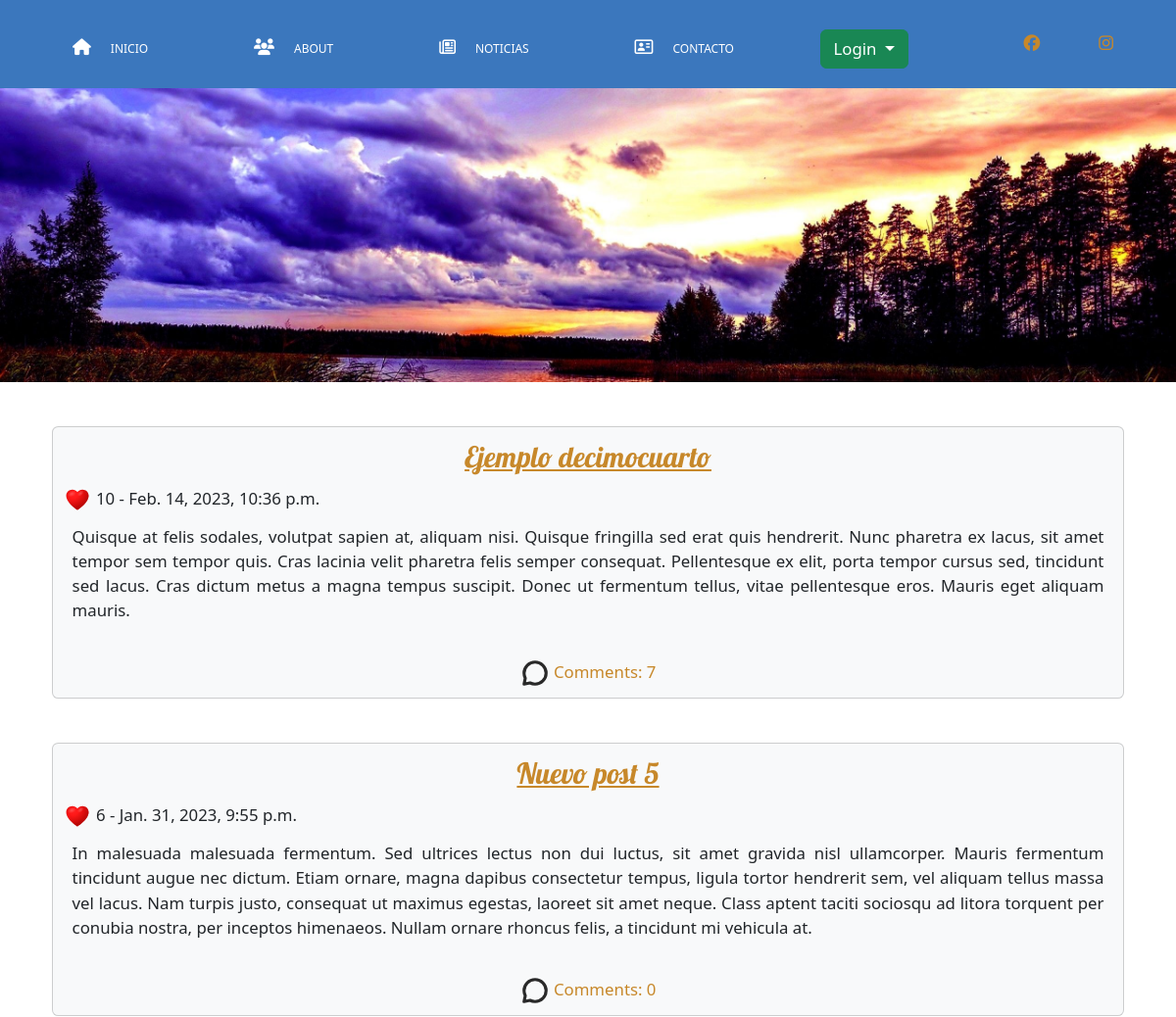
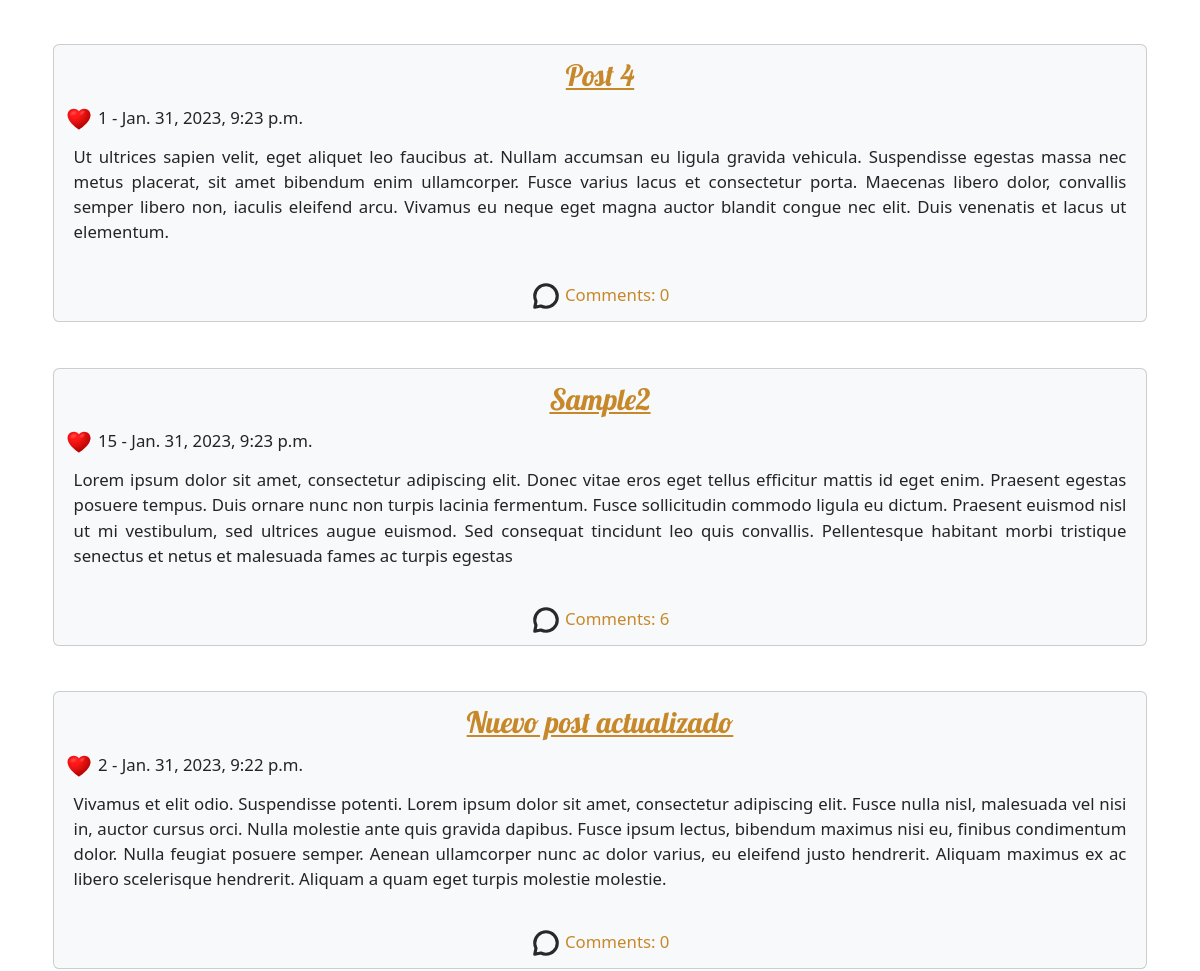
The app's page / (upper part), older data (2 pictures, top to bottom).
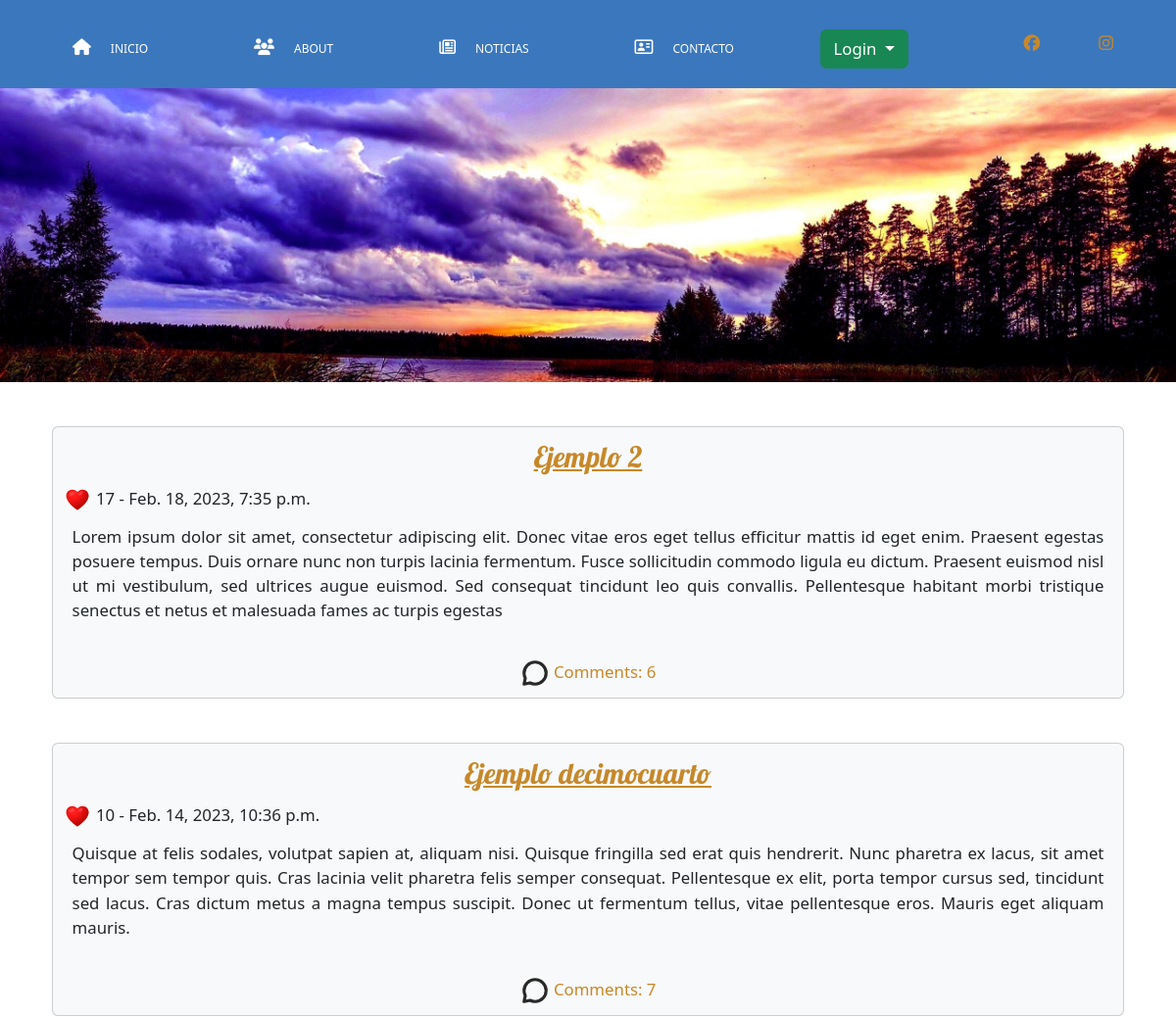
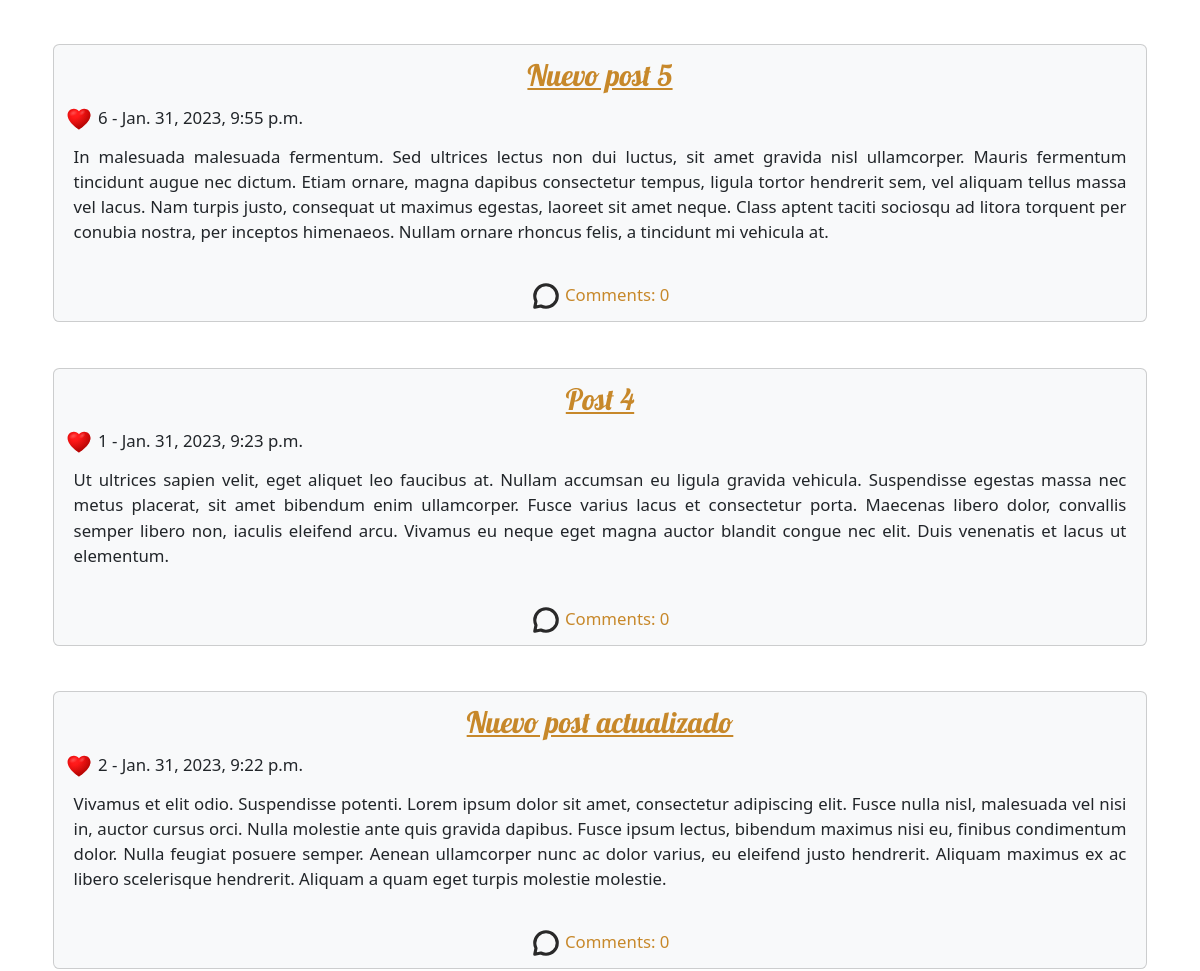
The same page, newer data (2 pictures, top to bottom).
### blog/models.py (models this page shows, shortened)
class Post(models.Model):
    author = models.ForeignKey(settings.AUTH_USER_MODEL, on_delete=models.CASCADE)
    title = models.CharField(max_length=200)
    text = models.TextField()
    created_date = models.DateTimeField(default=timezone.now)
    published_date = models.DateTimeField(blank=True, null=True)
    likes = models.BigIntegerField(default=0)

### blog/views.py (the view)
# urls.py: path('', views.post_list, name='post_list'),
def post_list(request):
    posts = Post.objects.all().order_by('-published_date')
    return render(request, 'blog/post_list.html', {'posts': posts})

### blog/templates/blog/post_list.html
{% extends 'blog/base.html' %}
    {% block content %}
        {% for post in posts %}
            <br>
            <article class="card bg-light justify-content-end">
                <h1><a class="title" href="{% url 'post_detail' pk=post.pk %}">{{ post.title }}</a></h2>
                <div class="likes">{%load static %}<img src="{% static 'img/heart.svg' %}" class="icon"> {{ post.likes }} - {{ post.published_date }}</div>
                <p>{{ post.text|linebreaksbr }}</p>
                <a class="comentarios" href="{% url 'post_detail' pk=post.pk %}"> {%load static %}<img src="{% static 'img/comment.svg' %}" class="icon"> Comments: {{ post.comments.count }}</a>
            </article>
        {% endfor %}
    {% endblock %}

Row changes from the older to the newer data that the page shows:
changed Post id 6: title "Sample2" → "Ejemplo 2"; likes "15" → "17"; published_date "Jan. 31, 2023, 9:23 p.m." → "Feb. 18, 2023, 7:35 p.m."; moves up the list
